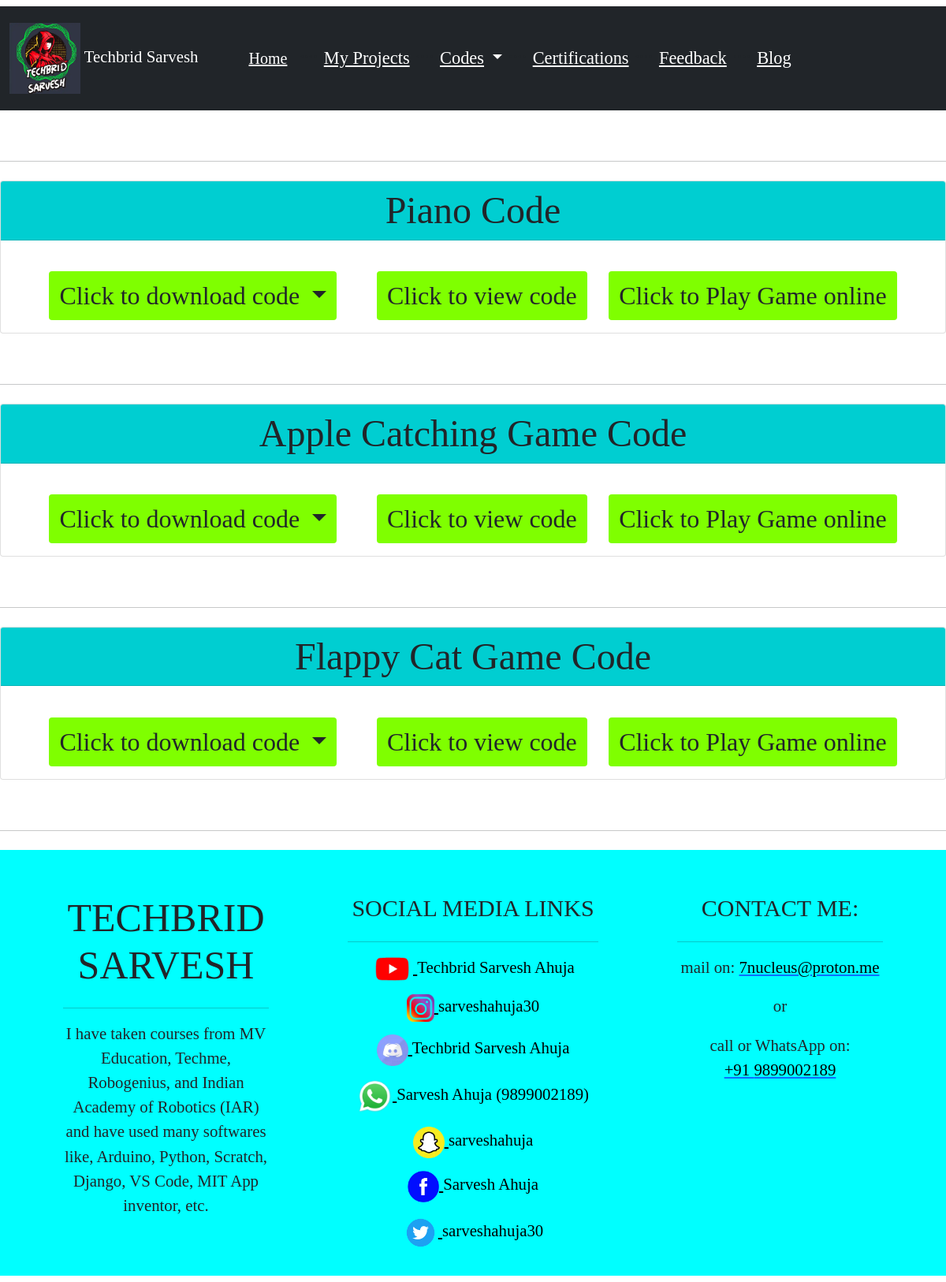
The app's page /scratch_projects_codes/ with its own data.
### app/models.py (models this page shows, shortened)
class site(models.Model):
    site_name=models.CharField(max_length=200, null=True)
    site_short_name=models.CharField(max_length=200, null=True)
    site_logo=models.ImageField(upload_to='static')
    site_description=models.TextField(max_length=1000, null=True)
    site_description_footer=models.TextField(max_length=1000, null=True)
    site_mail=models.CharField(max_length=200, null=True)
    site_phone=models.CharField(max_length=200, null=True)

class scratch_code(models.Model):
    name=models.CharField(max_length=200, null=True)
    sb2_link=models.CharField(max_length=300, null=True)
    apk_link=models.CharField(max_length=300, null=True)
    project_embed_link=models.CharField(max_length=300, null=True)
    code_image_link=models.TextField(max_length=100000, null=True)

class social_media_link(models.Model):
    social_media_name=models.CharField(max_length=200, null=True)
    social_media_link=models.CharField(max_length=200, null=True)
    social_media_username=models.CharField(max_length=200, null=True)
    social_media_logo=models.ImageField(upload_to='static')
    height=models.CharField(max_length=200, null=True)
    width=models.CharField(max_length=200, null=True)

### mysite/views.py (the view)
# urls.py: path('scratch_projects_codes/', views.scratch_projects_codes, name="scratch_projects_codes"),
def scratch_projects_codes(request):
    Codes=scratch_code.objects.all()
    Social=social_media_link.objects.all()
    Details=site.objects.all()
    context={"Details": Details, "Social": Social, "Codes": Codes}
    return render(request, "scratch_projects_codes.html", context)

### mysite/templates/scratch_projects_codes.html (shortened to what this page needs)
{% extends "basic.html" %}
{% block body %}
<body onload="main()">
<div id="main">
  {% for a in Codes %}
  <div class="card" id="{{a.name}}" style="margin-top: 2%; margin-bottom: 2%; text-align: center; font-family: Kristen ITC;">
    <h5 class="card-header" style="font-size: 300%; background-color: darkturquoise;">{{a.name}}</h5>
    <div class="card-body">
      <button class="btn dropdown-toggle" type="button" id="dropdownMenuButton1" data-bs-toggle="dropdown" style="font-size: 200%; background-color: chartreuse; margin-right: 2%; margin-top: 2%;" aria-expanded="false">
        Click to download code
      </button>
      <a href="{% url 'view_scratch_codes' a.id %}"  class="btn" style="font-size: 200%; background-color: chartreuse; margin-left: 2%; margin-top: 2%;">Click to view code</a>
      <a href="{% url 'play_scratch_game' a.id %}"  class="btn" style="font-size: 200%; background-color: chartreuse; margin-left: 2%; margin-top: 2%;">Click to Play Game online</a>
    </div>
  </div>
  <br><hr>
  {% endfor %}
</div>
{% endblock %}

### mysite/templates/basic.html (shortened to what this page needs)
{% load static %}
<!doctype html>
<html lang="en">
  <head>
    <link href="https://cdn.jsdelivr.net/npm/bootstrap@5.0.1/dist/css/bootstrap.min.css" rel="stylesheet">
  </head>
  <body>
  <body>
  </body>
    <nav class="navbar navbar-expand-lg navbar-dark bg-dark mt-2" style="font-family: Kristen ITC; margin-bottom: 2%;">
      <nav class="navbar navbar-dark bg-dark">
        <div class="container-fluid">
          <a class="navbar-brand" href="{% url 'index' %}" style="font-size: 130%;">
            {% for a in Details %}
            <img src="/media/{{a.site_logo}}" alt="logo" width="90" height="90" class="d-inline-block align-text-center">
            {{a.site_name}}
            {% endfor %}
          </a>
        </div>
      </nav>
      <div class="container-fluid" style="margin-left: 2%; font-size: 140%;">
        <a class="navbar-brand" href="{% url 'index' %}"><u>Home</u></a>
        <div class="collapse navbar-collapse" id="navbarSupportedContent">
          <ul class="navbar-nav me-auto mb-2 mb-lg-0">
            <li class="nav-item">
              <a class="nav-link active" aria-current="page" href="{% url 'my_projects' %}"><u>My Projects</u></a>
            </li>
            <li class="nav-item dropdown">
              <a class="nav-link active dropdown-toggle" href="#" id="navbarDropdown" role="button" data-bs-toggle="dropdown" aria-expanded="false">
                <u>Codes</u>
              </a>
            </li>
            <li class="nav-item">
              <a class="nav-link active" href="{% url 'certifications' %}"><u>Certifications</u></a>
            </li>
            <li class="nav-item">
              <a class="nav-link active" href="{% url 'feedback' %}"><u>Feedback</u></a>
            </li>
            <li class="nav-item">
              <a class="nav-link active" href="{% url 'blog' %}"><u>Blog</u></a>
            </li>
          </ul>
        </div>
      </div>
    </nav>
    {% block body %} {% endblock %}
<div class="footer mb-2" style="margin-top: 2%;">
<footer class="page-footer font-small mdb-color pt-4">
  <div class="container text-center text-md-left">
    <div class="row text-center text-md-left mt-3 pb-3">
      <div class="col-md-3 col-lg-3 col-xl-3 mx-auto mt-3">
        {% for a in Details %}
        <h6 class="text-uppercase mb-4 font-weight-bold" style="font-size: 50px; font-family: Kristen ITC;">{{a.site_name}}</h6>
        <hr>
        <p style="font-size: 130%; font-family: Kristen ITC;">{{a.site_description_footer}}</p>
        {% endfor %}
      </div>
      <div class="col-md-3 col-lg-2 col-xl-2 mx-auto mt-3" style="width: 30%;">
        <h6 class="text-uppercase mb-4 font-weight-bold" style="font-size: 30px; font-family: Kristen ITC;">Social media links</h6>
        <hr>
        {% for a in Social %}
        <p style="font-size: 130%; font-family: Kristen ITC;">
          <a href="{{a.social_media_link}}"  target="_blank" style="color: black;">
          <img src="/media/{{a.social_media_logo}}" height="{{a.height}}" width="{{a.width}}">
          <label>{{a.social_media_username}}</label>
        </a>
        </p>
        {% endfor %}
      </div>
      <div class="col-md-4 col-lg-3 col-xl-3 mx-auto mt-3">
        <h6 class="text-uppercase mb-4 font-weight-bold" style="font-size: 30px; font-family: Kristen ITC;">Contact me:</h6>
        <hr>
        {% for a in Details %}
        <p style="font-size: 130%; font-family: Kristen ITC; margin-bottom: 7%;">
          mail on:
          <a href="mailto:{{a.site_mail}}"><font color="black">{{a.site_mail}}</font></a></p>
          <p style="font-size: 130%; font-family: Kristen ITC; margin-bottom: 7%;">or</p>
        <p style="font-size: 130%; font-family: Kristen ITC; margin-top: 7%;">
          call or WhatsApp on: <br>
          <a href="https://wa.me/+91{{a.site_phone}}" target="_blank"><font color="black">+91 {{a.site_phone}}</font></a></p>
        {% endfor %}
      </div>
    </div>
  </div>
</footer>
</div>
  </body>
</html>

### mysite/templates/basic.html (style rules this page uses)
.footer { background-color: aqua; }

### records on screen
site: site_logo (picture), site_name "Techbrid Sarvesh", site_name "TECHBRID SARVESH", site_description_footer "I have taken courses from MV Education, Techme, Robogenius, and Indian Academy of Robotics (IAR) and have used many softwares like, Arduino, Python, Scratch, Django, VS Code, MIT App inventor, etc.", site_mail "7nucleus@proton.me", site_phone "9899002189"
scratch_code: name "Piano Code"
scratch_code: name "Apple Catching Game Code"
scratch_code: name "Flappy Cat Game Code"
social_media_link: social_media_logo (picture), social_media_username "Techbrid Sarvesh Ahuja"
social_media_link: social_media_logo (picture), social_media_username "sarveshahuja30"
social_media_link: social_media_logo (picture), social_media_username "Techbrid Sarvesh Ahuja"
social_media_link: social_media_logo (picture), social_media_username "Sarvesh Ahuja (9899002189)"
social_media_link: social_media_logo (picture), social_media_username "sarveshahuja"
social_media_link: social_media_logo (picture), social_media_username "Sarvesh Ahuja"
social_media_link: social_media_logo (picture), social_media_username "sarveshahuja30"
